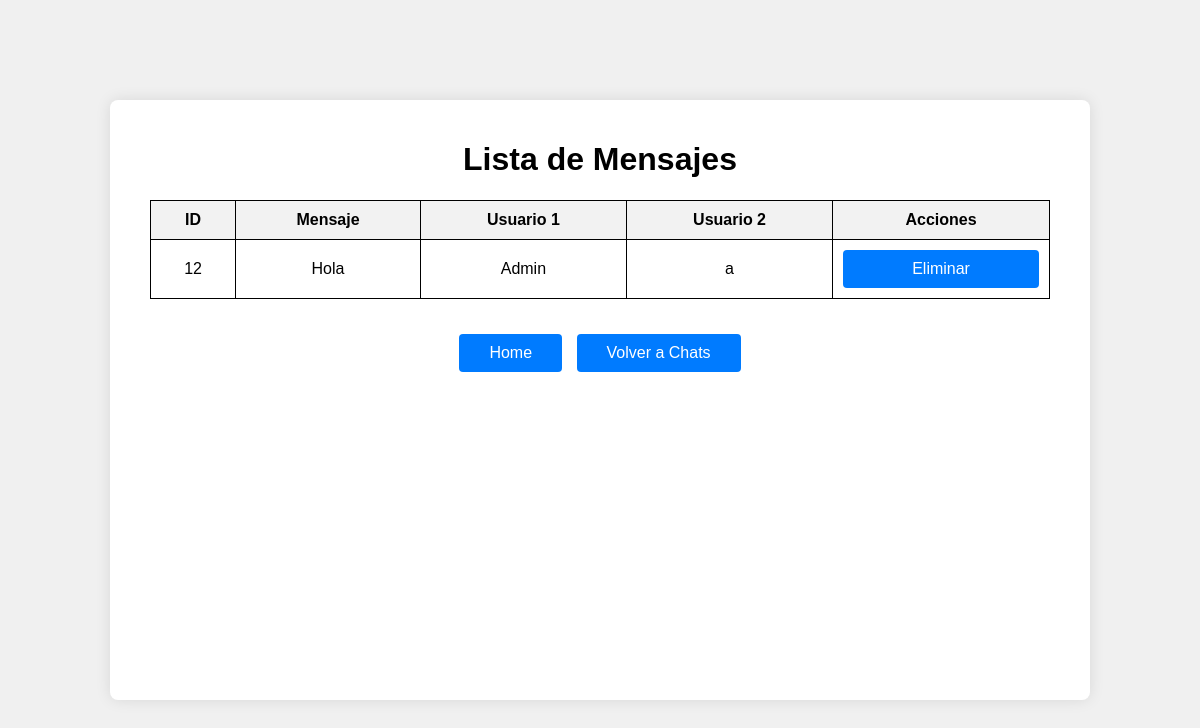
The page /mensajes on the database its author committed.
### tables this page shows
CREATE TABLE users(
    id INTEGER PRIMARY KEY AUTOINCREMENT,
    username string UNIQUE, 
    pwd string NOT NULL,
    salt string NOT NULL,
    rol string NOT NULL,
    correo string NOT NULL,
    public_ip string NULL);

### app.py (the view)
@app.route("/mensajes")
def mensajescomprobacion():
    conn = sql.connect('cripto.sqlite')
    conn.row_factory = sql.Row
    cursor = conn.cursor()
    cursor.execute("""
        SELECT id,message, nonce, sender_id, recipient_id, chat_id
        FROM messages
    """)
    mensajes = cursor.fetchall()
    mensajes_desencriptados = []
    for mensaje in mensajes:
        chat_id = mensaje['chat_id']
        cursor.execute("SELECT id, clave, nonce FROM chats WHERE id = ?", (chat_id,))
        chat = cursor.fetchone()
        if not chat:
            raise ValueError(f"No se encontró un chat con id {chat_id}")
        encrypted_data_key = urlsafe_b64decode(chat['clave'])
        nonce_master = urlsafe_b64decode(chat['nonce'])
        AE_Key_stma = c2  # Asegúrate de que `c2` esté definido previamente
        chacha_master = ChaCha20Poly1305(AE_Key_stma)
        clave_simetrica_origen = chacha_master.decrypt(nonce_master, encrypted_data_key, None)
        mensajecifrado = urlsafe_b64decode(mensaje['message'])
        noncemensaje = urlsafe_b64decode(mensaje['nonce'])
        chacha_data = ChaCha20Poly1305(clave_simetrica_origen)
        mensajefinal = chacha_data.decrypt(noncemensaje, mensajecifrado, None)
        mensajes_desencriptados.append({
            "id": mensaje["id"],
            "sender_id": get_name_by_id(mensaje["sender_id"])["username"],
            "recipient_id": get_name_by_id(mensaje["recipient_id"])["username"],
            "mensaje": mensajefinal.decode('utf-8')  # Convertir a texto
        })
    conn.close()
    return render_template("mensajes.html", mensajes=mensajes_desencriptados)

### db_functions/user_functions.py (called while the page is built)
def get_name_by_id(user_id):
    conn = sql.connect('cripto.sqlite')
    conn.row_factory = sql.Row
    cursor = conn.cursor()
    cursor.execute('SELECT username FROM users WHERE id = ?', (user_id,))
    return cursor.fetchone()

### templates/mensajes.html (shortened to what this page needs)
<!DOCTYPE html>
<html lang="es">
<head>
    <link rel="stylesheet" href="{{ url_for('static', filename='style/chatc.css') }}">
</head>
<body>
    <div class="container2">
        <h1>Lista de Mensajes</h1>
        <table>
            <thead>
                <tr>
                    <th>ID</th>
                    <th>Mensaje</th>
                    <th>Usuario 1</th>
                    <th>Usuario 2</th>
                    <th>Acciones</th>
                </tr>
            </thead>
            <tbody>
                {% for mensaje in mensajes %}
                <tr>
                    <td>{{ mensaje.id }}</td>
                    <td>{{ mensaje.mensaje }}</td>
                    <td>{{ mensaje.sender_id }}</td>
                    <td>{{ mensaje.recipient_id }}</td>
                    <td>
                        <form action="{{ url_for('eliminar_mensaje', mensaje_id=mensaje.id) }}" method="post" style="display:inline;">
                            <button type="submit">Eliminar</button>
                        </form>
                    </td>
                </tr>
                {% endfor %}
            </tbody>
        </table>
        <div class="links">
            <a href="/home" class="botonesheader">Home</a>
            <a href="/chat" class="botonesheader">Volver a Chats</a>
        </div>
    </div>
</body>
</html>

### static/style/chatc.css (style rules this page uses)
body { font-family: Arial, sans-serif; background-color: #f0f0f0; margin: 0; padding: 0; display: flex; justify-content: center; align-items: center; height: 100vh; }
button { width: 100%; padding: 10px; background-color: #007BFF; color: white; border: none; border-radius: 4px; cursor: pointer; font-size: 16px; }
.links { margin-top: 30px; }
a.botonesheader { display: inline-block; margin: 5px; padding: 10px 30px; background-color: #007BFF; color: white; text-decoration: none; border-radius: 4px; }
table { width: 100%; border-collapse: collapse; }
table, th, td { border: 1px solid black; }
th, td { padding: 10px; text-align: center; }
th { background-color: #f2f2f2; }
.container2 { background-color: #fff; padding: 20px 40px; border-radius: 8px; box-shadow: 0 0 15px rgba(0, 0, 0, 0.1); width: 100%; max-width: 900px; height: 70vh; overflow: auto; text-align: center; }

### rows shown on the page
users: id "12", mensaje "Hola", sender_id "Admin", recipient_id "a"
